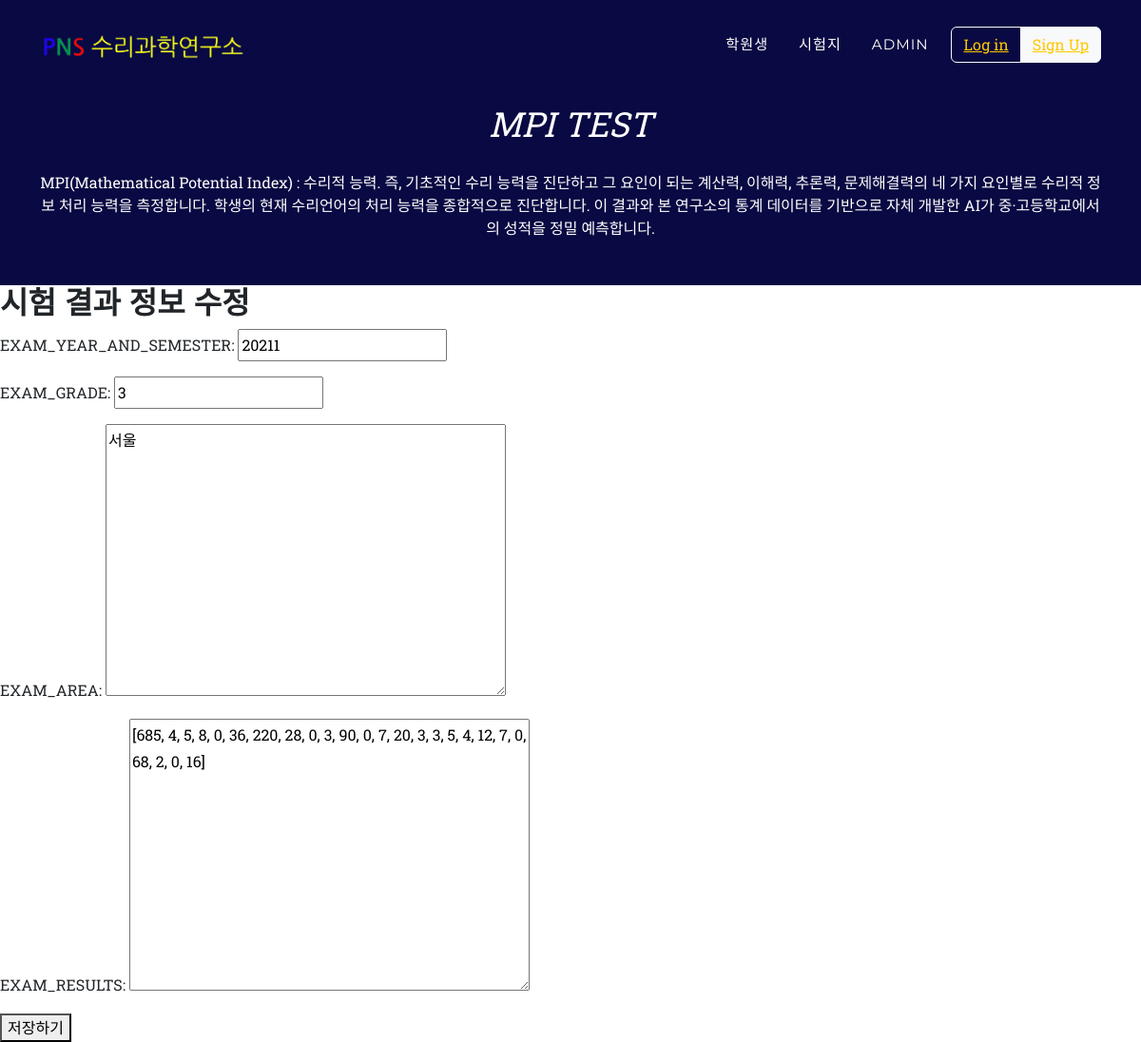
Page /report/result/update/3/ on the committed database.
### report/models.py (models this page shows, shortened)
class TestResult(models.Model):
    StudentId = models.PositiveIntegerField('STUDENTID', default=5)
    student = models.ForeignKey(Student, on_delete=models.CASCADE, null=True, related_name='test_results')  # Student 모델과의 ForeignKey 관계
    ExamYearSemester = models.PositiveIntegerField('EXAM_YEAR_AND_SEMESTER')
    test_date = models.DateField('Test_date', auto_now_add=True)
    ExamGrade = models.PositiveSmallIntegerField('EXAM_GRADE')
    ExamArea = models.TextField('EXAM_AREA', max_length=50)
    ExamResults = models.JSONField('EXAM_RESULTS', default=list)

### report/views.py (the view, shortened to what this page needs)
# urls.py: path('result/update/<int:pk>/', views.TestResultUV.as_view(), name='testresult-update'),
class TestResultUV(UpdateView):
    model = TestResult
    fields = ['ExamYearSemester', 'ExamGrade', 'ExamArea', 'ExamResults']
    template_name = 'report/test_result_update_form.html'

### templates/report/test_result_update_form.html (shortened to what this page needs)
{% extends 'base.html' %}
{% block content %}
<h2>시험 결과 정보 수정</h2>
<form method="post">
    {{ form.as_p }}
    <button type="submit">저장하기</button>
</form>
{% endblock %}

### rows in the picture
TestResult: ExamYearSemester "20211", ExamGrade "3", ExamArea "서울", ExamResults "[685, 4, 5, 8, 0, 36, 220, 28, 0, 3, 90, 0, 7, 20, 3, 3, 5, 4, 12, 7, 0, 68, 2, 0, 16]"
